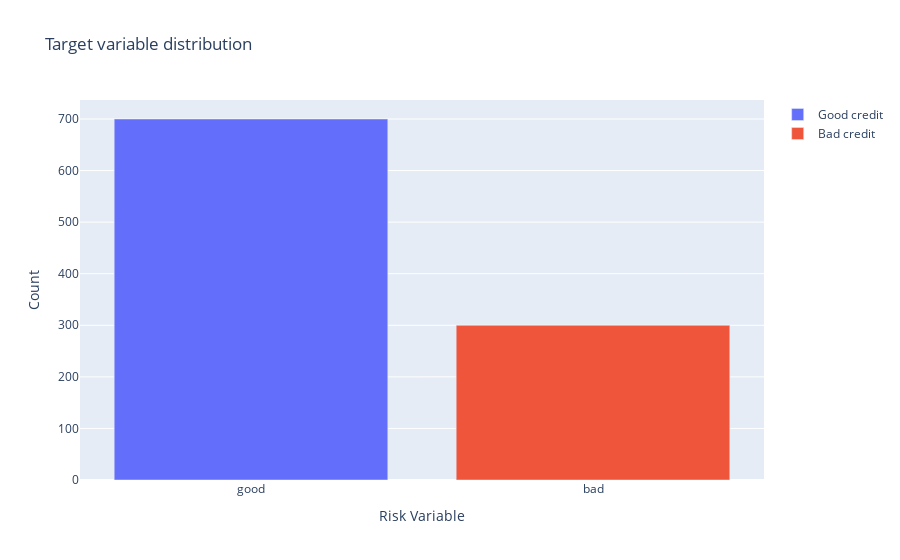

The cell this chart's notebook holds for it:
### Code cell
# we will work with plotly
import plotly.offline as py 
py.init_notebook_mode(connected=True) # allow us to work with offline plotly version
import plotly.graph_objs as go # it's like "plt" of matplot
import plotly.tools as tls # useful as we get some tools of plotly
import warnings # This library will be used to ignore some warnings
from collections import Counter # To do counter of some features

trace0 = go.Bar(
            x = df_credit[df_credit["Risk"]== 'good']["Risk"].value_counts().index.values,
            y = df_credit[df_credit["Risk"]== 'good']["Risk"].value_counts().values,
            name='Good credit'
    )

trace1 = go.Bar(
            x = df_credit[df_credit["Risk"]== 'bad']["Risk"].value_counts().index.values,
            y = df_credit[df_credit["Risk"]== 'bad']["Risk"].value_counts().values,
            name='Bad credit'
    )

data = [trace0, trace1]

layout = go.Layout(
    
)

layout = go.Layout(
    yaxis=dict(
        title='Count'
    ),
    xaxis=dict(
        title='Risk Variable'
    ),
    title='Target variable distribution'
)

fig = go.Figure(data=data, layout=layout)

py.iplot(fig, filename='grouped-bar')

### Figure 1 — Plotly figure (JSON) as saved in the notebook; plotly's stock layout.template omitted (floating-point values rounded to 4 significant figures)
{"data": [{"name": "Good credit", "type": "bar", "x": ["good"], "y": [700]}, {"name": "Bad credit", "type": "bar", "x": ["bad"], "y": [300]}], "layout": {"title": {"text": "Target variable distribution"}, "xaxis": {"title": {"text": "Risk Variable"}}, "yaxis": {"title": {"text": "Count"}}}}
